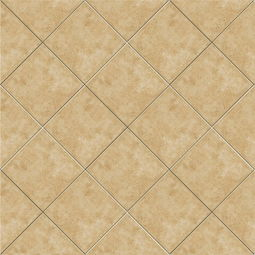
//> input picture Matching/Color/b.jpg, 255 x 255 px, given in place of ROI_A.jpg, which was not available
$ ./main   (built with g++ and OpenCV 4)
//> lines starting //> are read from the running program, lines starting //| are printed output that depends on the picture; after the words box and inside, x2 and y2 are one past the last pixel; in counts of white or black regions, pixels touching at a corner belong together; pictures that were not available may be replaced by others from this repository, and a replacement may not be noted
### Matching/Color/Matching_ColorHist.h
#include <opencv/cxcore.hpp>
#include <opencv2/imgproc/imgproc.hpp>
#include <opencv2/highgui/highgui.hpp>
#include <iostream>

using namespace cv;
using namespace std;

class Matching_Color
{
public:
	Matching_Color();
	~Matching_Color();
	double Matching_ColorHist(Mat Mat_temple, Mat Mat_search, int method = CV_COMP_BHATTACHARYYA);
private:

};

Matching_Color::Matching_Color()
{
}

Matching_Color::~Matching_Color()
{
}

/*
method:
//相关：CV_COMP_CORREL
//卡方：CV_COMP_CHISQR
//直方图相交：CV_COMP_INTERSECT
//巴氏距离：CV_COMP_BHATTACHARYYA
#include "Matching_ColorHist.h"
int main(int argv, char* argc)
{

#if 1
	//[ 颜色匹配，越小越相似 ]
	Mat Mat_temple = imread("./cizhuanROI/ROI_A.jpg");
	Mat Mat_search = imread("./cizhuanROI/ROI_F.jpg");

	Matching_Color color_match_class;
	double color_value = color_match_class.Matching_ColorHist(Mat_temple, Mat_search);
	cout << color_value << endl;
#endif

	waitKey(0);
	return 0;
}
*/
double Matching_Color::Matching_ColorHist(Mat Mat_temple, Mat Mat_search, int method)
{
	//Mat src1 = imread("a.jpg");
	//Mat src2 = imread("h.jpg");
	Mat hsv1, hsv2;

	if (Mat_temple.empty() && Mat_search.empty())
	{
		return 0;
	}

	cvtColor(Mat_temple, hsv1, CV_BGR2HSV);
	cvtColor(Mat_search, hsv2, CV_BGR2HSV);

	/*
	hist.at<float>(i)为矩阵内的值的统计值，i为同一个值，返回同一个i的个数统计值
	*/
	int channels[] = { 0, 1 };

	MatND hist_1;
	MatND hist_2;

	int h_bins = 50;	int s_bins = 60;	int histSize[] = { h_bins, s_bins };//统计的条数，即直方图 i 的值

	float h_ranges[] = { 0, 180 };	float s_ranges[] = { 0, 256 };	const float* ranges[] = { h_ranges, s_ranges };

	int dims = 2;

	calcHist(&hsv1, 1, channels, Mat(), // do not use mask
		hist_1, dims, histSize, ranges,
		true, // the histogram is uniform
		false);
	normalize(hist_1, hist_1, 0, 1, NORM_MINMAX, -1, Mat());


	calcHist(&hsv2, 1, channels, Mat(), // do not use mask
		hist_2, dims, histSize, ranges,
		true, // the histogram is uniform
		false);
	normalize(hist_2, hist_2, 0, 1, NORM_MINMAX, -1, Mat());


	double a_a = compareHist(hist_1, hist_1, method);
	double a_b = compareHist(hist_1, hist_2, method);
	cout << "A compare with A correlation value (default): " << a_a << endl;
	cout << "A compare with B correlation value : " << a_b << endl;


	//给每个图像上添加文字，内容为该图片和原始图片的比较结果
	ostringstream os;
	os << a_a;
	os << ":";
	os << a_b;

	//putText(src1, os.str(), Point(50, 50), CV_FONT_HERSHEY_COMPLEX, 1, Scalar(0, 255, 255), 2, 8);
	putText(Mat_search, os.str(), Point(50, 50), CV_FONT_HERSHEY_COMPLEX, 1, Scalar(0, 255, 255), 2, 8);

	namedWindow("Mat_search", 0);
	imshow("Mat_search", Mat_search);

	return a_b;
}

### Matching/Color/main.cpp
#include "Matching_ColorHist.h"
int main(int argv, char* argc)
{

#if 1
	/* [ 颜色匹配，越小越相似 ] */
	Mat Mat_temple = imread("./cizhuanROI/ROI_A.jpg");
//> Mat_temple is the input picture: 255 rows x 255 cols, CV_8UC3; mean B, G, R 134.3, 177.5, 203.4
	Mat Mat_search = imread("./cizhuanROI/ROI_F.jpg");
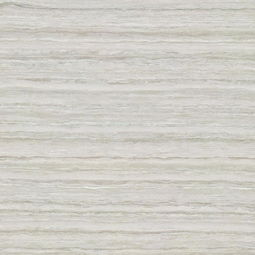
//> input picture Matching/Color/c.jpg, 255 x 255 px, given in place of ROI_F.jpg, which was not available
//> Mat_search is the input picture: 255 rows x 255 cols, CV_8UC3; mean B, G, R 199.3, 206, 208.5

	Matching_Color color_match_class;
	double color_value = color_match_class.Matching_ColorHist(Mat_temple, Mat_search);
//> in Matching_ColorHist, `cvtColor(Mat_temple, hsv1, CV_BGR2HSV);`: hsv1: 255 rows x 255 cols, CV_8UC3; mean H, S, V 18.8, 87, 203.4
//> in Matching_ColorHist, `cvtColor(Mat_search, hsv2, CV_BGR2HSV);`: hsv2: 255 rows x 255 cols, CV_8UC3; mean H, S, V 22, 11.3, 208.5
//> in Matching_ColorHist, `normalize(hist_1, hist_1, 0, 1, NORM_MINMAX, -1, Mat());`: hist_1: 50 rows x 60 cols, CV_32FC1; min 0, max 1, mean 0.00188
//> in Matching_ColorHist, `calcHist(&hsv2, 1, channels, Mat(), hist_2, dims, histSize, ranges, tr..`:
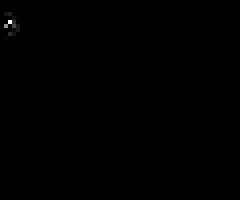
//> hist_2: 50 rows x 60 cols, CV_32FC1 (shown 4 times larger); min 0, max 21806, mean 21.7; drawn with min black and max white
//> in Matching_ColorHist, `normalize(hist_2, hist_2, 0, 1, NORM_MINMAX, -1, Mat());`: hist_2: 50 rows x 60 cols, CV_32FC1; 1.53% of pixels changed, all inside (x1, y1, x2, y2) = (0, 0, 7, 49)
//> in Matching_ColorHist, `double a_a = compareHist(hist_1, hist_1, method);`: a_a = 1.05e-08
//> in Matching_ColorHist, `double a_b = compareHist(hist_1, hist_2, method);`: a_b = 1
//| A compare with A correlation value (default): 1.05367e-08
//| A compare with B correlation value : 1
//> in Matching_ColorHist, `putText(Mat_search, os.str(), Point(50, 50), CV_FONT_HERSHEY_COMPLEX, ..`:
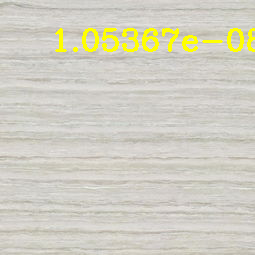
//> Mat_search: 255 rows x 255 cols, CV_8UC3; 2.6% of pixels changed, all inside (x1, y1, x2, y2) = (55, 28, 255, 52)
//> color_value = 1
	cout << color_value << endl;
//| 1
#endif


	waitKey(0);
	return 0;
}
